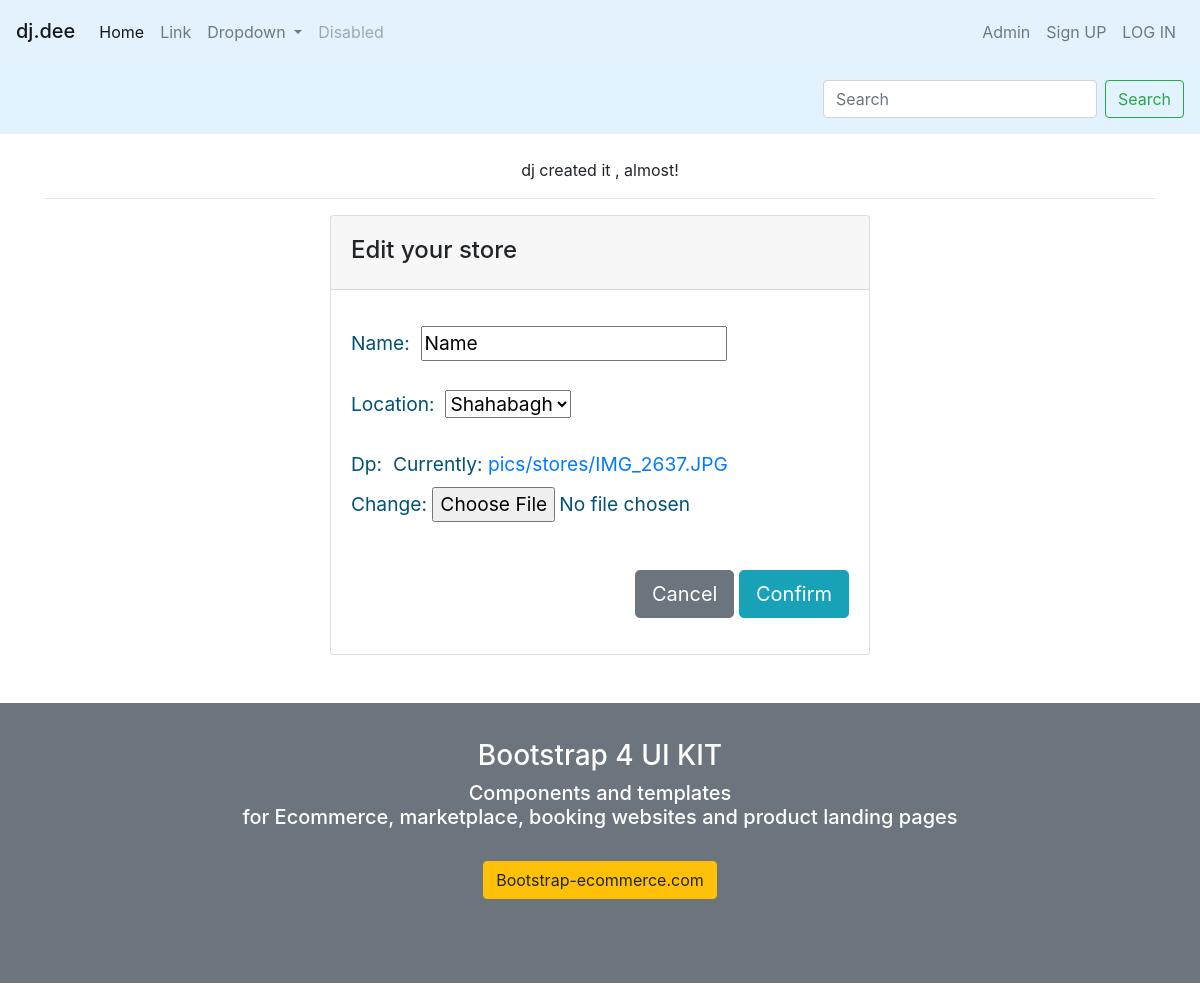
Before: /store/update/1/ with the older database file.
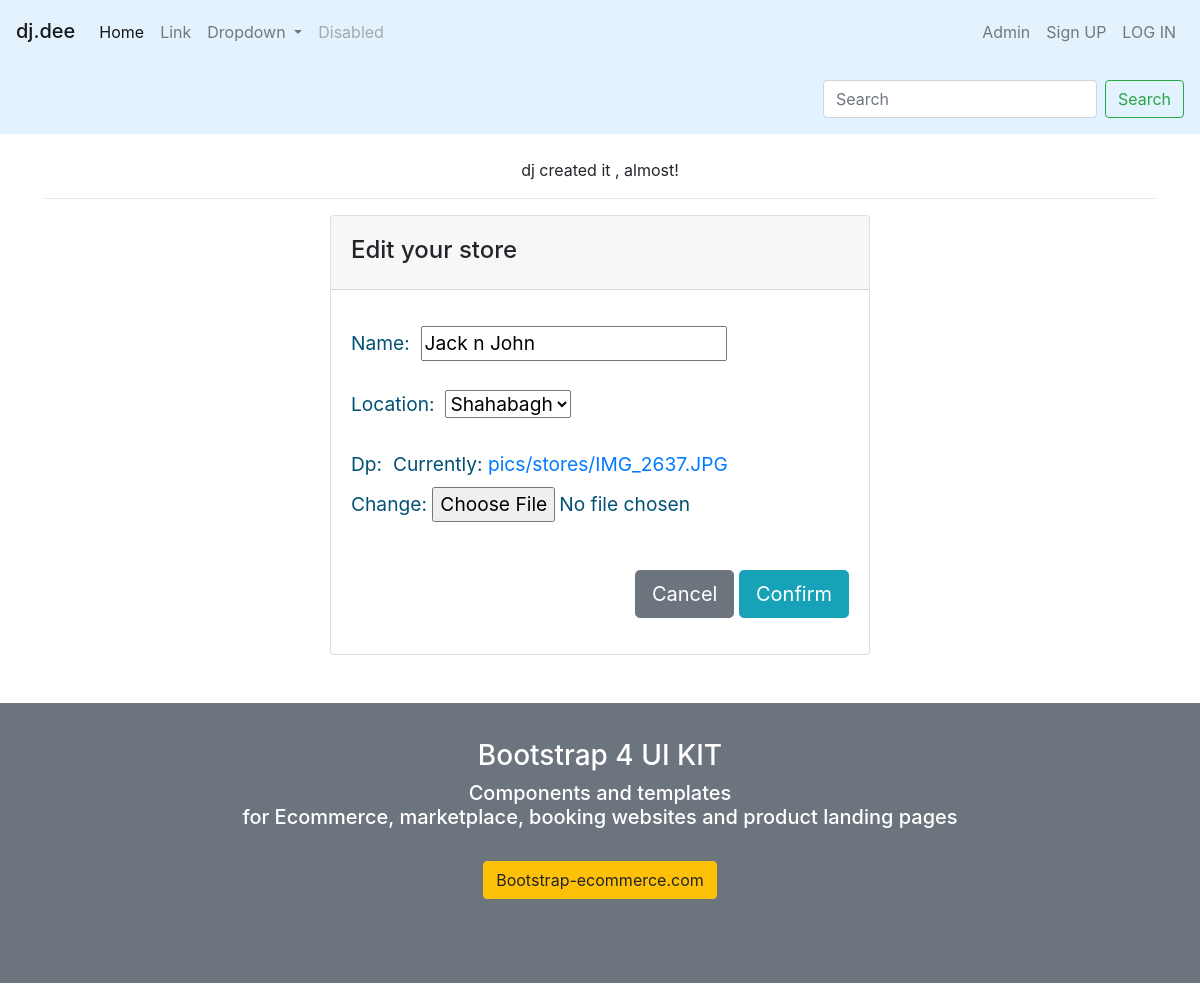
After: the same page with the newer database file.
### stores/models.py (models this page shows)
class Store(models.Model):
    owner=models.ForeignKey(User, on_delete=models.CASCADE, default=None)
    name=models.CharField(default="Name", max_length=100)
    description=models.CharField(default="This is the description area...", max_length=10000)
    location=models.CharField(choices=locatoins,max_length=200)
    dp=models.ImageField(upload_to='pics/stores')

### stores/views.py (the view)
# urls.py: path('update/<int:id>/', views.storeUpdate, name="updateStore"),
def storeUpdate(request, id):
    top = "Edit your store"
    confirm = "Confirm"
    confirmation = "Update Store?"
    cancel = "Cancel"
    up = Store.objects.get(pk=id)
    if request.method== "POST":
        form = forms.Form(request.POST or None, request.FILES, instance=up)
        if form.is_valid():
            form.save()
            return redirect('/')
    else:
        form=forms.Form(instance=up)
    return render(request, 'create.html',
                  {"form": form,
                   "top": top,
                   "cancel": cancel,
                   "confirm": confirm,
                   "confmsg": confirmation,
                   },
                  )

### stores/forms.py
class Form(forms.ModelForm):
    class Meta:
        model = Store
        fields = [
           "name",
           "location",
           "dp",
        ]

### templates/create.html (shortened to what this page needs)
{% extends "base.html" %}]
{% block body %}
    <div class="container">
        <br>
        <p class="text-center">dj created it , almost!
        <hr>
        <div class="row justify-content-center">
            <div class="col-md-6">
                <div class="card">
                    <header class="card-header">
                        <h4 class="card-title mt-2">{{ top }}</h4>
                    </header>
                    <article class="card-body">
                        <form method="POST" enctype="multipart/form-data">
                            <div class="form-row">
                            </div>
                            {% for foo in form %}
                                <div class="form-group">
        <span style="color: rgb(0,81,117); font-size: larger">
            <label> {{ foo.label_tag }}&nbsp;&nbsp;{{ foo }}</label></span>
                                </div>
                            {% endfor %}
                            <div class="form-group" align="right">
                                <a href="{% url "home" %}"
                                   onclick="return confirm('Are you sure you want to Cancel?');">
                                    <button type="button" class="btn btn-secondary btn-lg">{{ cancel }}</button>
                                </a>
                                <a onclick="return confirm('{{ confmsg }}');">
                                    <button type="submit" class="btn btn-info btn-lg">{{ confirm }}</button>
                                </a>
                            </div>
                        </form>
                    </article>
                </div>
            </div>
        </div>
    </div>
    <br><br>
    <article class="bg-secondary mb-3">
        <div class="card-body text-center">
            <h3 class="text-white mt-3">Bootstrap 4 UI KIT</h3>
            <p class="h5 text-white">Components and templates <br> for Ecommerce, marketplace, booking websites
                and product landing pages</p>   <br>
            <p><a class="btn btn-warning" target="_blank" href="http://bootstrap-ecommerce.com/">
                Bootstrap-ecommerce.com
                </a></p>
        </div>
        <br><br>
    </article>
{% endblock %}

### templates/base.html (shortened to what this page needs)
<!DOCTYPE html>
{% load static %}
<html lang="en">
<link rel="stylesheet" href="https://stackpath.bootstrapcdn.com/bootstrap/4.4.1/css/bootstrap.min.css"
>
<body>
<nav class="navbar navbar-expand-lg navbar-light"
     style="background-color: #e3f2fd;" id="navbarfixed">
    <H2><a class="navbar-brand" href="/">dj.dee</a></H2>
    <div class="collapse navbar-collapse" id="navbarSupportedContent">
        <ul class="navbar-nav mr-auto">
            <li class="nav-item active">
                <a class="nav-link" href="#">Home <span class="sr-only">(current)</span></a>
            </li>
            <li class="nav-item">
                <a class="nav-link" href="#">Link</a>
            </li>
            <li class="nav-item dropdown">
                <a class="nav-link dropdown-toggle" href="#" id="navbarDropdown" role="button" data-toggle="dropdown"
                   aria-haspopup="true" aria-expanded="false">
                    Dropdown
                </a>
            </li>
            <li class="nav-item">
                <a class="nav-link disabled" href="#">Disabled</a>
            </li>
        </ul>
        <ul class="navbar-nav ml-auto">
            <li class="navbar-nav ml-auto">
                <a class="nav-link " href="/admin">Admin</a>
            </li>
            {% if user.is_authenticated %}
                <li class="navbar-nav ml-auto">
                    <a class="nav-link " href="{% url "createStore" %}">Create Store</a>
                </li>
                <li class="navbar-nav ml-auto">
                    <a class="nav-link " href="{% url "logout" %}">LOG OUT</a>
                </li>
                <li class="navbar-nav ml-auto">
                    {% else %}
                    <a class="nav-link" href="{% url "signup" %}">Sign UP</a>
                <li class="navbar-nav ml-auto">
                    <a class="nav-link " href="{% url "login" %}">LOG IN</a>
                </li>
            {% endif %}
        </ul>
    </div>
</nav>
<nav class="navbar navbar-expand-lg navbar-light"
     style="background-color: #e3f2ff;" id="navbarfixed">
    <ul class="navbar-nav ml-auto">
        <form class="form-inline my-2 my-lg-2">
            <input class="form-control mr-sm-2" type="search" placeholder="Search" aria-label="Search">
            <button class="btn btn-outline-success my-2 my-sm-0" type="submit">Search</button>
        </form>
    </ul>
</nav>
        {% block body %}{% endblock %}
</body>
</html>

Changed rows visible on the page:
changed Store "Shahabagh": name "Name" → "Jack n John"
